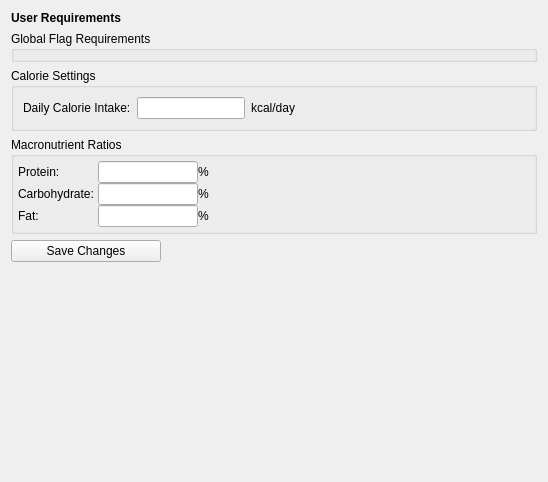
<?xml version="1.0" encoding="UTF-8"?>
<ui version="4.0">
 <class>user_requirements_editor_view</class>
 <widget class="QWidget" name="user_requirements_editor_view">
  <property name="geometry">
   <rect>
    <x>0</x>
    <y>0</y>
    <width>548</width>
    <height>482</height>
   </rect>
  </property>
  <property name="windowTitle">
   <string>Form</string>
  </property>
  <layout class="QVBoxLayout" name="verticalLayout">
   <item>
    <widget class="QLabel" name="lbl_title">
     <property name="font">
      <font>
       <bold>true</bold>
       <underline>false</underline>
      </font>
     </property>
     <property name="text">
      <string>User Requirements</string>
     </property>
    </widget>
   </item>
   <item>
    <widget class="QGroupBox" name="wg_flags">
     <property name="enabled">
      <bool>true</bool>
     </property>
     <property name="sizePolicy">
      <sizepolicy hsizetype="Preferred" vsizetype="Minimum">
       <horstretch>0</horstretch>
       <verstretch>0</verstretch>
      </sizepolicy>
     </property>
     <property name="minimumSize">
      <size>
       <width>0</width>
       <height>0</height>
      </size>
     </property>
     <property name="maximumSize">
      <size>
       <width>16777215</width>
       <height>250</height>
      </size>
     </property>
     <property name="title">
      <string>Global Flag Requirements</string>
     </property>
    </widget>
   </item>
   <item>
    <widget class="QGroupBox" name="groupBox_2">
     <property name="title">
      <string>Calorie Settings</string>
     </property>
     <layout class="QHBoxLayout" name="horizontalLayout_2">
      <item>
       <widget class="QLabel" name="label">
        <property name="sizePolicy">
         <sizepolicy hsizetype="Preferred" vsizetype="Preferred">
          <horstretch>0</horstretch>
          <verstretch>0</verstretch>
         </sizepolicy>
        </property>
        <property name="maximumSize">
         <size>
          <width>16777209</width>
          <height>16777215</height>
         </size>
        </property>
        <property name="baseSize">
         <size>
          <width>0</width>
          <height>0</height>
         </size>
        </property>
        <property name="text">
         <string>Daily Calorie Intake:</string>
        </property>
       </widget>
      </item>
      <item>
       <widget class="QLineEdit" name="lineEdit">
        <property name="sizePolicy">
         <sizepolicy hsizetype="Preferred" vsizetype="Preferred">
          <horstretch>0</horstretch>
          <verstretch>0</verstretch>
         </sizepolicy>
        </property>
        <property name="minimumSize">
         <size>
          <width>0</width>
          <height>0</height>
         </size>
        </property>
        <property name="maximumSize">
         <size>
          <width>16777215</width>
          <height>16777215</height>
         </size>
        </property>
       </widget>
      </item>
      <item>
       <widget class="QLabel" name="label_4">
        <property name="text">
         <string>kcal/day</string>
        </property>
       </widget>
      </item>
      <item>
       <spacer name="horizontalSpacer">
        <property name="orientation">
         <enum>Qt::Horizontal</enum>
        </property>
        <property name="sizeHint" stdset="0">
         <size>
          <width>40</width>
          <height>20</height>
         </size>
        </property>
       </spacer>
      </item>
     </layout>
    </widget>
   </item>
   <item>
    <widget class="QGroupBox" name="groupBox">
     <property name="title">
      <string>Macronutrient Ratios</string>
     </property>
     <layout class="QVBoxLayout" name="verticalLayout_2">
      <property name="spacing">
       <number>0</number>
      </property>
      <property name="leftMargin">
       <number>4</number>
      </property>
      <property name="topMargin">
       <number>4</number>
      </property>
      <property name="rightMargin">
       <number>4</number>
      </property>
      <property name="bottomMargin">
       <number>4</number>
      </property>
      <item>
       <widget class="QWidget" name="widget" native="true">
        <layout class="QHBoxLayout" name="horizontalLayout">
         <property name="spacing">
          <number>0</number>
         </property>
         <property name="leftMargin">
          <number>0</number>
         </property>
         <property name="topMargin">
          <number>0</number>
         </property>
         <property name="rightMargin">
          <number>0</number>
         </property>
         <property name="bottomMargin">
          <number>0</number>
         </property>
         <item>
          <widget class="QLabel" name="label_2">
           <property name="sizePolicy">
            <sizepolicy hsizetype="Fixed" vsizetype="Preferred">
             <horstretch>0</horstretch>
             <verstretch>0</verstretch>
            </sizepolicy>
           </property>
           <property name="minimumSize">
            <size>
             <width>80</width>
             <height>0</height>
            </size>
           </property>
           <property name="text">
            <string>Protein: </string>
           </property>
          </widget>
         </item>
         <item>
          <widget class="QLineEdit" name="lineEdit_2">
           <property name="sizePolicy">
            <sizepolicy hsizetype="Fixed" vsizetype="Fixed">
             <horstretch>0</horstretch>
             <verstretch>0</verstretch>
            </sizepolicy>
           </property>
           <property name="minimumSize">
            <size>
             <width>0</width>
             <height>0</height>
            </size>
           </property>
           <property name="maximumSize">
            <size>
             <width>100</width>
             <height>16777215</height>
            </size>
           </property>
          </widget>
         </item>
         <item>
          <widget class="QLabel" name="label_3">
           <property name="text">
            <string>%</string>
           </property>
          </widget>
         </item>
         <item>
          <spacer name="horizontalSpacer_2">
           <property name="orientation">
            <enum>Qt::Horizontal</enum>
           </property>
           <property name="sizeHint" stdset="0">
            <size>
             <width>40</width>
             <height>20</height>
            </size>
           </property>
          </spacer>
         </item>
        </layout>
       </widget>
      </item>
      <item>
       <widget class="QWidget" name="widget_2" native="true">
        <layout class="QHBoxLayout" name="horizontalLayout_3">
         <property name="spacing">
          <number>0</number>
         </property>
         <property name="leftMargin">
          <number>0</number>
         </property>
         <property name="topMargin">
          <number>0</number>
         </property>
         <property name="rightMargin">
          <number>0</number>
         </property>
         <property name="bottomMargin">
          <number>0</number>
         </property>
         <item>
          <widget class="QLabel" name="label_6">
           <property name="sizePolicy">
            <sizepolicy hsizetype="Fixed" vsizetype="Preferred">
             <horstretch>0</horstretch>
             <verstretch>0</verstretch>
            </sizepolicy>
           </property>
           <property name="minimumSize">
            <size>
             <width>80</width>
             <height>0</height>
            </size>
           </property>
           <property name="text">
            <string>Carbohydrate:</string>
           </property>
          </widget>
         </item>
         <item>
          <widget class="QLineEdit" name="lineEdit_3">
           <property name="sizePolicy">
            <sizepolicy hsizetype="Fixed" vsizetype="Fixed">
             <horstretch>0</horstretch>
             <verstretch>0</verstretch>
            </sizepolicy>
           </property>
           <property name="minimumSize">
            <size>
             <width>0</width>
             <height>0</height>
            </size>
           </property>
           <property name="maximumSize">
            <size>
             <width>100</width>
             <height>16777215</height>
            </size>
           </property>
          </widget>
         </item>
         <item>
          <widget class="QLabel" name="label_5">
           <property name="text">
            <string>%</string>
           </property>
          </widget>
         </item>
         <item>
          <spacer name="horizontalSpacer_3">
           <property name="orientation">
            <enum>Qt::Horizontal</enum>
           </property>
           <property name="sizeHint" stdset="0">
            <size>
             <width>323</width>
             <height>20</height>
            </size>
           </property>
          </spacer>
         </item>
        </layout>
       </widget>
      </item>
      <item>
       <widget class="QWidget" name="widget_3" native="true">
        <layout class="QHBoxLayout" name="horizontalLayout_4">
         <property name="spacing">
          <number>0</number>
         </property>
         <property name="leftMargin">
          <number>0</number>
         </property>
         <property name="topMargin">
          <number>0</number>
         </property>
         <property name="rightMargin">
          <number>0</number>
         </property>
         <property name="bottomMargin">
          <number>0</number>
         </property>
         <item>
          <widget class="QLabel" name="label_8">
           <property name="sizePolicy">
            <sizepolicy hsizetype="Fixed" vsizetype="Preferred">
             <horstretch>0</horstretch>
             <verstretch>0</verstretch>
            </sizepolicy>
           </property>
           <property name="minimumSize">
            <size>
             <width>80</width>
             <height>0</height>
            </size>
           </property>
           <property name="text">
            <string>Fat: </string>
           </property>
          </widget>
         </item>
         <item>
          <widget class="QLineEdit" name="lineEdit_4">
           <property name="sizePolicy">
            <sizepolicy hsizetype="Fixed" vsizetype="Fixed">
             <horstretch>0</horstretch>
             <verstretch>0</verstretch>
            </sizepolicy>
           </property>
           <property name="minimumSize">
            <size>
             <width>0</width>
             <height>0</height>
            </size>
           </property>
           <property name="maximumSize">
            <size>
             <width>100</width>
             <height>16777215</height>
            </size>
           </property>
          </widget>
         </item>
         <item>
          <widget class="QLabel" name="label_7">
           <property name="text">
            <string>%</string>
           </property>
          </widget>
         </item>
         <item>
          <spacer name="horizontalSpacer_4">
           <property name="orientation">
            <enum>Qt::Horizontal</enum>
           </property>
           <property name="sizeHint" stdset="0">
            <size>
             <width>323</width>
             <height>20</height>
            </size>
           </property>
          </spacer>
         </item>
        </layout>
       </widget>
      </item>
     </layout>
    </widget>
   </item>
   <item>
    <widget class="QPushButton" name="btn_save_changes">
     <property name="sizePolicy">
      <sizepolicy hsizetype="Fixed" vsizetype="Fixed">
       <horstretch>0</horstretch>
       <verstretch>0</verstretch>
      </sizepolicy>
     </property>
     <property name="maximumSize">
      <size>
       <width>150</width>
       <height>16777215</height>
      </size>
     </property>
     <property name="text">
      <string>Save Changes</string>
     </property>
    </widget>
   </item>
   <item>
    <spacer name="verticalSpacer_3">
     <property name="orientation">
      <enum>Qt::Vertical</enum>
     </property>
     <property name="sizeHint" stdset="0">
      <size>
       <width>20</width>
       <height>40</height>
      </size>
     </property>
    </spacer>
   </item>
  </layout>
 </widget>
 <resources/>
 <connections/>
</ui>
